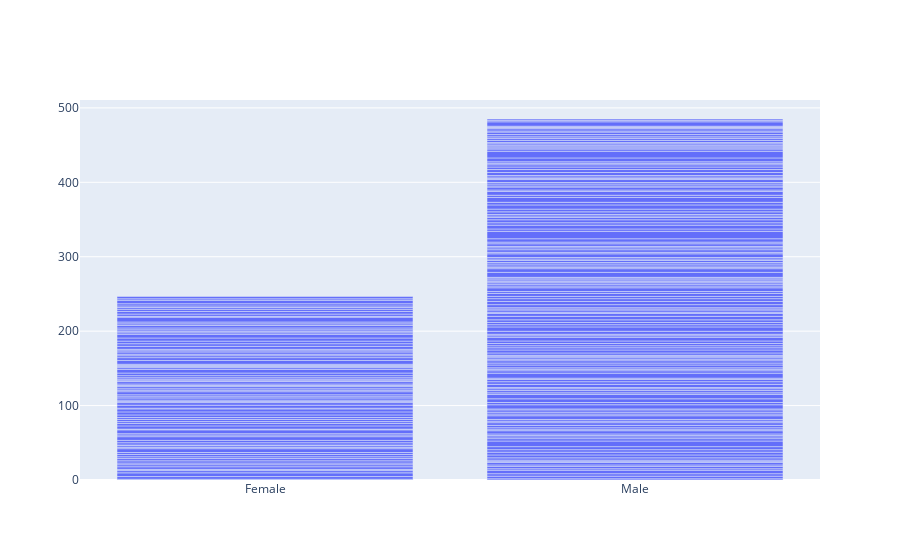

The notebook cell this image was saved under:
### Markdown cell above
#### **1.1.2 Bar chart**

### Code cell
data = [go.Bar(
   x = tips['sex'],
   y = tips['tip']
)]

fig = go.Figure(data=data)
py.iplot(fig)

### Figure 1 — Plotly figure (JSON) as saved in the notebook; plotly's stock layout.template omitted (floating-point values rounded to 4 significant figures; data arrays with more than 128 entries replaced by an {"elided": "..."} marker saying what was removed)
{"data": [{"type": "bar", "x": {"elided": "244 str values"}, "y": {"elided": "244 float values"}}], "layout": {}}
